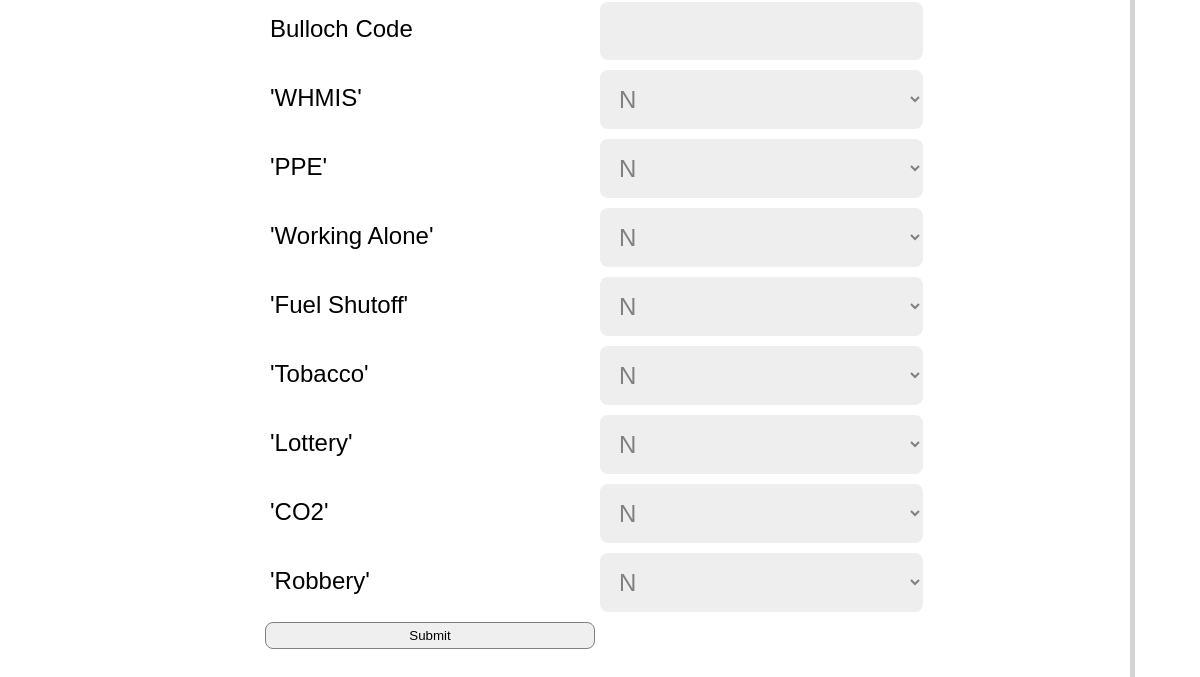
Page /employeetest (lower part) on the earlier database version.
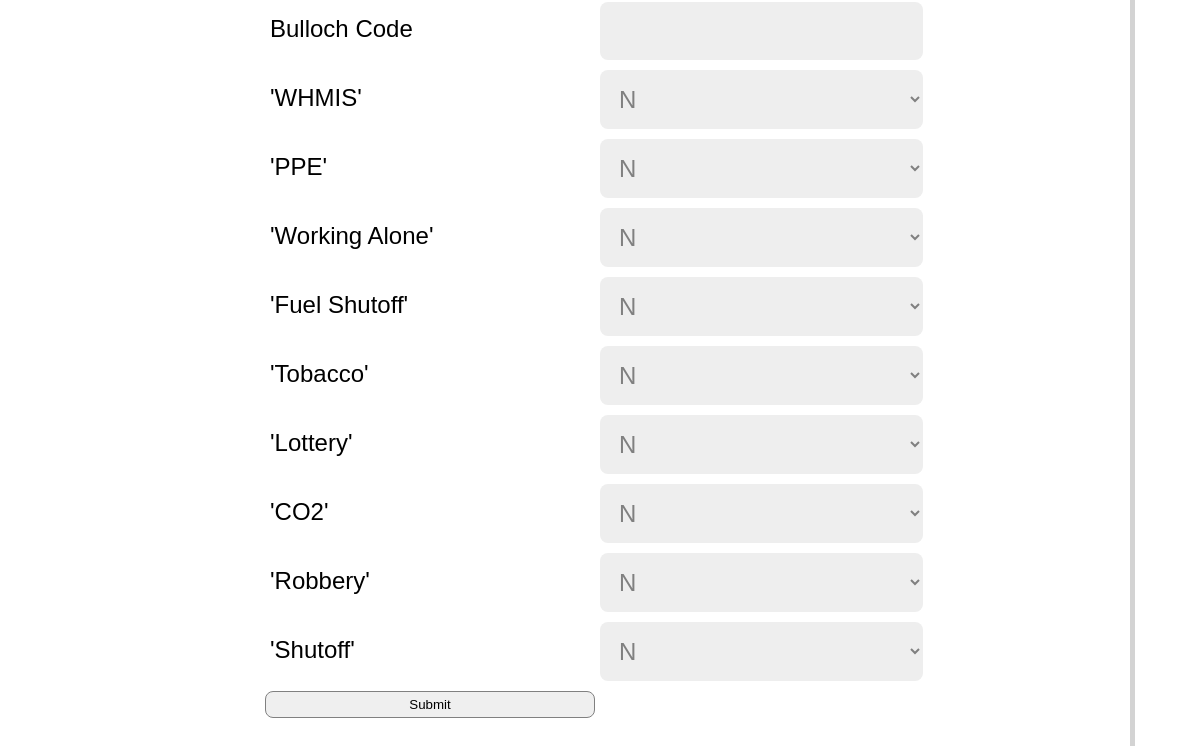
Same page on the later database version.
### flaskblog/__init__.py (models this page shows)
class Course(db.Model):
    id = db.Column(db.Integer(), primary_key=True)
    name = db.Column(db.String(100), nullable=False)
    def __str__(self):
        return '%r' % (self.name)

### flaskblog/routes.py (the view, shortened to what this page needs)
@app.route("/employeetest", methods=['GET', 'POST'])
def employeetest():
    course = Course.query.all()
    storelist = Store.query.order_by('number')
    mgr = User.query.order_by('firstname')
    return render_template('employeetest.html', course=course, storelist=storelist, mgr=mgr)

### flaskblog/templates/employeetest.html (shortened to what this page needs)
{% extends "layout.html" %}
{% block content%}
<div   class="form-container">
    <form method = "POST" action  = "" enctype="multipart/form-data" class = "form-hrinfo">
            <label class="formtitle">Bulloch Code</label>
            <input type="text" class="form"name = "iprismcode"required >
            {% for course in course %}
            <div class = "formtitle"> {{  course }}  </div>
             <select class="form"name = "completed">
                <option value = "n">N</option>
            </select>
            {% endfor %}
            <button type = "submit" class = "button">Submit </button>
    </form>
</div>
{% endblock content %}

### flaskblog/templates/layout.html (shortened to what this page needs)
<!DOCTYPE html>
<html lang="en">
  <head>
   <link rel="stylesheet" href="https://cdnjs.cloudflare.com/ajax/libs/font-awesome/5.12.0/css/all.min.css" />
   <link rel = "stylesheet" href="/static/main.css">
  </head>
  <body>
            <main role="main" class="container">
                <div class="row">
                    {% block content %}{% endblock %}
                </div>
              </main>
  </body>
</html>

### flaskblog/static/main.css (style rules this page uses)
* { box-sizing: border-box; margin: 0; padding: 0; }
body { font-family: 'Seqoe UI', Verdana, Geneva, Tahoma, sans-serif; background: white; color: #000; font-size: 16px; line-height: 1.5; }
.container { width: 100%; max-width: 1100px; margin: auto; }
.form-container { display: grid; position: center; padding-top: 30px; padding-bottom: 50px; margin-right: 20px; margin-left: 20px; height: 100%; box-shadow: 5px 5px lightgray; border-radius: 15px; }
.form-hrinfo { display: grid; grid-template-columns: repeat(2,1fr); margin: auto; justify-content: center; align-items: center; padding: 15px 15px 15px 15px; }
.form { background: #eee; color: grey; margin-bottom: 10px; border: none; width: 95%; padding: 15px 15px 15px 15px; border-radius: 8px; font-size: 24px; }
.formtitle { height: 10px; font-size: 24px; text-align: left; color: black; padding-bottom: 50px; padding-left: 10px; }
.button { border: 1px solid grey; border-radius: 8px; padding: 5px; padding-right: 5px; padding-left: 5px; margin-right: 5px; margin-left: 5px; }

Differences in the rows shown:
added Course: name "'Shutoff'"
